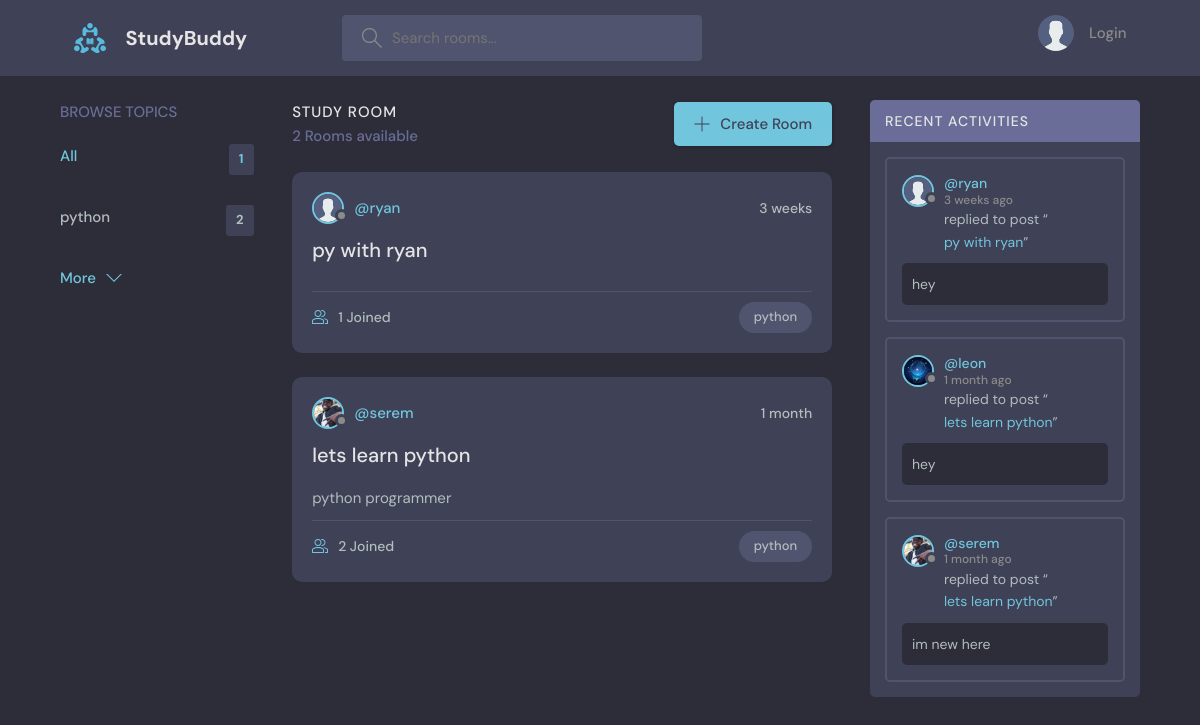
The page / on the database its author committed.
### base/models.py (models this page shows, shortened)
class Topic(models.Model):
    name = models.CharField(max_length=200)

class Room(models.Model):
    host = models.ForeignKey(User, on_delete=models.SET_NULL, null=True)
    topic = models.ForeignKey(Topic, on_delete=models.SET_NULL, null=True)
    name = models.CharField(max_length=200)
    description = models.TextField(null=True, blank=True)
    participants = models.ManyToManyField(User, related_name='participants', blank=True )
    updated = models.DateTimeField(auto_now=True)
    created = models.DateTimeField(auto_now_add=True)
    class Meta:
        ordering = ['-updated', '-created']
    def __str__(self):
        return self.name
        return self.description

class  User(AbstractUser):
    name = models.CharField(max_length=200, null=True)
    email = models.EmailField(unique=True,null=True)
    bio = models.TextField(null=True)
    avatar = models.ImageField(null=True, default="avatar.svg")
    USERNAME_FIELD = 'email'
    REQUIRED_FIELDS = []

class Message(models.Model):
    user = models.ForeignKey(User, on_delete=models.CASCADE)
    room = models.ForeignKey(Room, on_delete=models.CASCADE)
    body = models.TextField()
    updated = models.DateTimeField(auto_now=True)
    created = models.DateTimeField(auto_now_add=True)
    class Meta:
        ordering = ['-updated', '-created']

### base/views.py (the view)
# urls.py: path('', views.home, name='home'),
def home(request):
    if request.GET.get('q'):
        q = request.GET.get('q')
    else:
        q = ''
    rooms = Room.objects.filter(Q(topic__name__icontains=q) |
                                Q(name__icontains=q) |
                                Q(description__icontains=q)
                                )
    room_count = rooms.count()
    room_messages = Message.objects.filter(Q(room__topic__name__icontains=q))
    topics = Topic.objects.all()[0:5]
    context = {'rooms': rooms,'topics': topics,'room_count':room_count,'room_messages': room_messages}
    return render(request, 'base/home.html',context)

### base/templates/base/home.html (shortened to what this page needs)
 {%extends 'main.html'%}
 {%block content%}
    <main class="layout layout--3">
      <div class="container">
        {%include 'base/topics_component.html'%}
        <div class="roomList">
          <div class="roomList__header">
            <div>
              <h2>Study Room</h2>
              <p>{{room_count}} Rooms available</p>
            </div>
            <a class="btn btn--main" href="{%url 'create-room'%}">
              <svg version="1.1" xmlns="http://www.w3.org/2000/svg" width="32" height="32" viewBox="0 0 32 32">
                <title>add</title>
                <path
                  d="M16.943 0.943h-1.885v14.115h-14.115v1.885h14.115v14.115h1.885v-14.115h14.115v-1.885h-14.115v-14.115z"
                ></path>
              </svg>
              Create Room
            </a>
          </div>
         {%include 'base/feed_component.html' %}
        </div>
        {%include 'base/activity_component.html'%}
      </div>
    </main>
{%endblock%}

### base/templates/base/topics_component.html (shortened to what this page needs)
<div class="topics">
  <div class="topics__header">
    <h2>Browse Topics</h2>
  </div>
  <ul class="topics__list">
    <li>
      <a href="{%url 'home' %}" class="active">All <span>{{topics.count}}</span></a>
    </li>
    {%for topic in topics%}
    <li>
      <a href="{%url 'home' %}?q={{topic.name}}">{{topic.name}}<span>{{topic.room_set.all.count}}</span></a>
    </li>
     {% endfor %}
  </ul>
  <a class="btn btn--link" href="{%url 'topics'%}">
    More
    <svg version="1.1" xmlns="http://www.w3.org/2000/svg" width="32" height="32" viewBox="0 0 32 32">
      <title>chevron-down</title>
      <path d="M16 21l-13-13h-3l16 16 16-16h-3l-13 13z"></path>
    </svg>
  </a>
</div>

### base/templates/base/feed_component.html (shortened to what this page needs)
{%for room in rooms %}
<div class="roomListRoom">
    <div class="roomListRoom__header">
      <a href="{%url 'user-profile' room.host.id %}" class="roomListRoom__author">
        <div class="avatar avatar--small">
          <img src="{{room.host.avatar.url}}" />
        </div>
        <span>@{{room.host.username}}</span>
      </a>
      <div class="roomListRoom__actions">
        <span>{{room.created|timesince}}</span>
      </div>
    </div>
    <div class="roomListRoom__content">
      <a href="{% url 'room' room.id%}">{{room.name}}</a>
      <p>
       {{room.description}}
      </p>
    </div>
    <div class="roomListRoom__meta">
      <a href="{% url 'room' room.id%}" class="roomListRoom__joined">
        {{room.participants.all.count}} Joined
      </a>
      <p class="roomListRoom__topic">{{room.topic.name}}</p>
    </div>
  </div>
  {% endfor %}

### base/templates/base/activity_component.html (shortened to what this page needs)
<div class="activities">
  <div class="activities__header">
    <h2>Recent Activities</h2>
  </div>
  {%for message in room_messages%}
  <div class="activities__box">
    <div class="activities__boxHeader roomListRoom__header">
      <a href="{%url 'user-profile' message.user.id%}" class="roomListRoom__author">
        <div class="avatar avatar--small">
          <img src="{{message.user.avatar.url}}" />
        </div>
        <p>
          @{{message.user.username}}
          <span>{{message.created|timesince}} ago</span>
        </p>
      </a>
    </div>
    <div class="activities__boxContent">
      <p>replied to post “<a href="{% url 'room' message.room.id %}">{{message.room}}</a>”</p>
      <div class="activities__boxRoomContent">
       {{message.body}}
      </div>
    </div>
  </div>
  {%endfor%}
</div>

### rows shown on the page
Topic: name "python", room_set.all.count "2"
Room: host.avatar (placeholder picture), host.username "ryan", created "3 weeks", name "py with ryan", participants.all.count "1", topic.name "python"
Room: host.avatar (picture), host.username "serem", created "1 month", name "lets learn python", description "python programmer", participants.all.count "2", topic.name "python"
Message: user.avatar (placeholder picture), user.username "ryan", created "3 weeks", room "py with ryan", body "hey"
Message: user.avatar (picture), user.username "leon", created "1 month", room "lets learn python", body "hey"
Message: user.avatar (picture), user.username "serem", created "1 month", room "lets learn python", body "im new here"

### other values the page prints
{{ topics.count }} "1"
{{ room_count }} "2"
